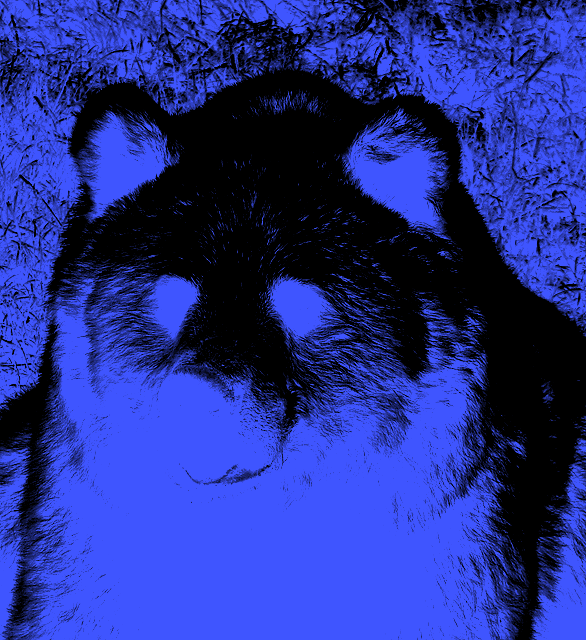
#> input picture 000000000285_xray.png, 586 x 640 px; its folder holds only this picture in this run
$ python main.py . out
#> lines starting #> are read from the running program, lines starting #| are printed output that depends on the picture
import os
import sys
import argparse
import urllib.request
import tempfile
from PIL import Image, ImageOps, ImageEnhance


def apply_xray_effect(image):
    if image.mode != 'RGB':
        image = image.convert('RGB')

    gray = ImageOps.grayscale(image)
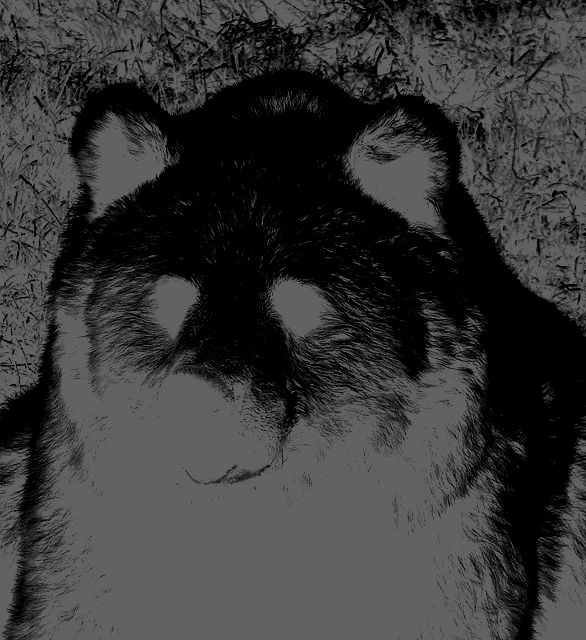
#> gray: PIL image 586x640 L; min 0, max 98, mean 55.6
#> image is the input picture: PIL image 586x640 RGB; mean R, G, B 35.8, 48.2, 145
    inverted = ImageOps.invert(gray)
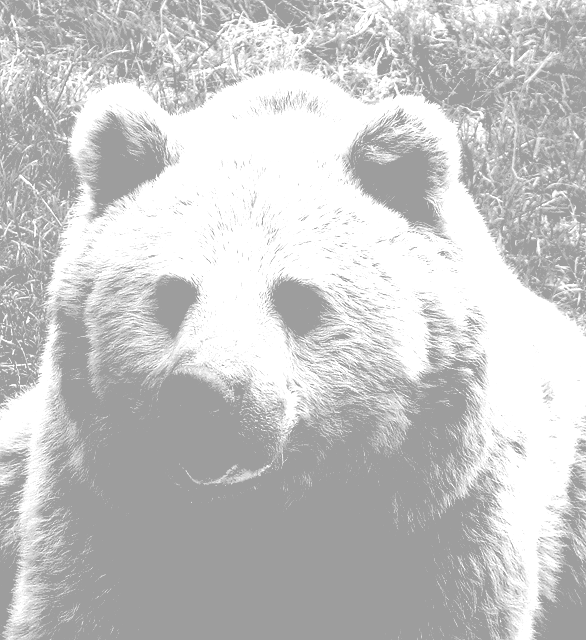
#> inverted: PIL image 586x640 L; min 157, max 255, mean 199.4

    enhancer = ImageEnhance.Contrast(inverted)
    inverted = enhancer.enhance(2.0)
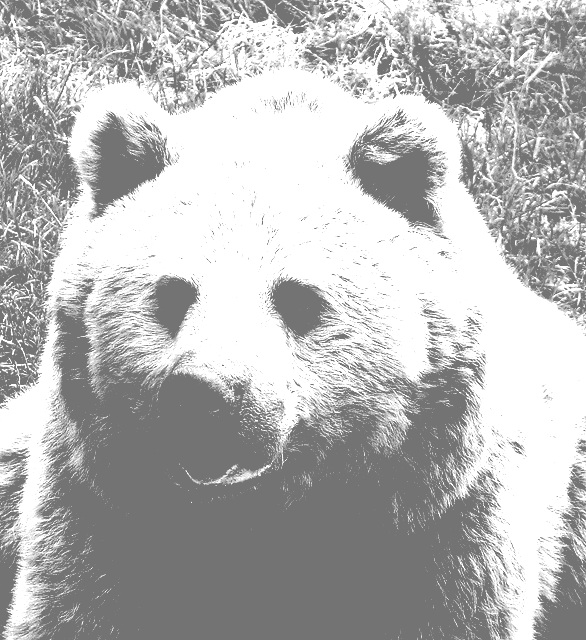
#> inverted: PIL image 586x640 L; min 115, max 255, mean 183

    enhancer = ImageEnhance.Brightness(inverted)
    inverted = enhancer.enhance(1.2)
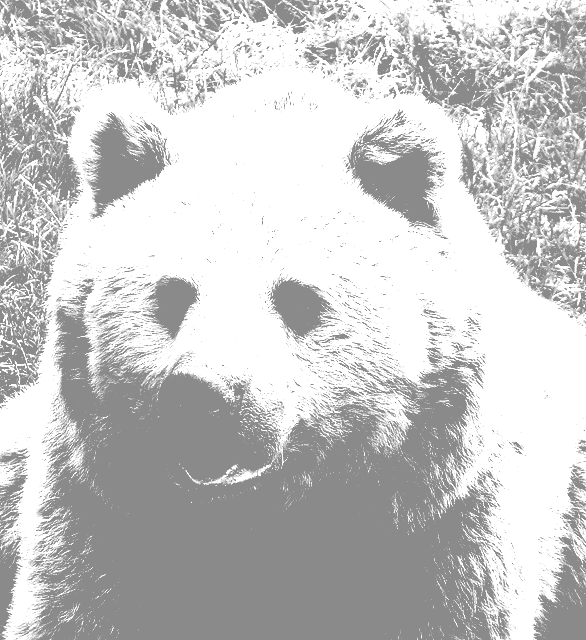
#> inverted: PIL image 586x640 L; min 138, max 255, mean 200.2

    return inverted


def get_image_files(folder):
    extensions = ('.png', '.jpg', '.jpeg', '.bmp', '.gif', '.tiff')
    files = []
    for f in os.listdir(folder):
        if f.lower().endswith(extensions):
            files.append(os.path.join(folder, f))
    return sorted(files)


def download_image(url):
    try:
        with urllib.request.urlopen(url, timeout=30) as response:
            data = response.read()
            suffix = os.path.splitext(url)[1]
            if not suffix:
                suffix = '.png'
            with tempfile.NamedTemporaryFile(suffix=suffix, delete=False) as tmp:
                tmp.write(data)
                return tmp.name
    except Exception as e:
        print(f"Failed to download {url}: {e}")
        return None


def is_url(path):
    return path.startswith('http://') or path.startswith('https://')


def convert_folder(input_path, output_folder):
    if not os.path.exists(output_folder):
        os.makedirs(output_folder)

    if is_url(input_path):
        print(f"Downloading image from: {input_path}")
        tmp_file = download_image(input_path)
        if not tmp_file:
            print("Failed to download image")
            return

        xray_image = apply_xray_effect(Image.open(tmp_file))
        base_name = os.path.splitext(os.path.basename(input_path))[0]
        if not base_name:
            base_name = "image"
        output_path = os.path.join(output_folder, f"{base_name}_xray.png")
        xray_image.save(output_path, "PNG")
        os.unlink(tmp_file)
        print(f"Saved: {output_path}")
        return

    if not os.path.exists(input_path):
        print(f"Input folder does not exist: {input_path}")
        return

    image_files = get_image_files(input_path)
    if not image_files:
        print("No images found in input folder")
        return

    print(f"Found {len(image_files)} images")

    for i, image_path in enumerate(image_files, 1):
        xray_image = apply_xray_effect(Image.open(image_path))
        base_name = os.path.splitext(os.path.basename(image_path))[0]
        output_path = os.path.join(output_folder, f"{base_name}_xray.png")
        xray_image.save(output_path, "PNG")
        print(f"Converted {i}/{len(image_files)}: {base_name}_xray.png")

    print(f"Done! Saved {len(image_files)} images to {output_folder}")


def main():
    parser = argparse.ArgumentParser(description='X-Ray Image Converter')
    parser.add_argument('input', help='Input folder or URL to image')
    parser.add_argument('output', help='Output folder for converted images')
    args = parser.parse_args()

    convert_folder(args.input, args.output)


if __name__ == "__main__":
    main()
